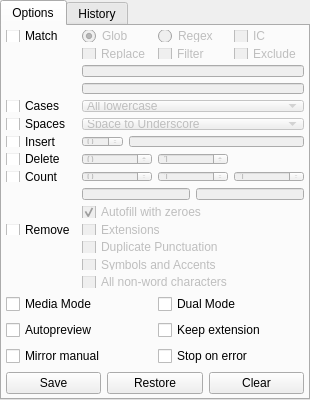
      <widget class="QTabWidget" name="treewidget">
       <property name="maximumSize">
        <size>
         <width>320</width>
         <height>16777215</height>
        </size>
       </property>
       <property name="currentIndex">
        <number>0</number>
       </property>
       <widget class="QWidget" name="optionstab">
        <attribute name="title">
         <string>Options</string>
        </attribute>
        <layout class="QVBoxLayout" name="optionstablayout">
         <property name="margin">
          <number>4</number>
         </property>
         <item>
          <layout class="QVBoxLayout" name="actionslayout" stretch="0">
           <item>
            <layout class="QFormLayout" name="actionforms">
             <item row="0" column="0">
              <widget class="QCheckBox" name="matchcheck">
               <property name="text">
                <string>Match</string>
               </property>
              </widget>
             </item>
             <item row="0" column="1">
              <layout class="QHBoxLayout" name="matchradios">
               <item>
                <widget class="QRadioButton" name="globradio">
                 <property name="enabled">
                  <bool>false</bool>
                 </property>
                 <property name="toolTip">
                  <string>&lt;html&gt;&lt;head/&gt;&lt;body&gt;&lt;p&gt;&lt;span style=&quot; font-weight:600;&quot;&gt;Globbing&lt;/span&gt;&lt;/p&gt;&lt;p&gt;Use globbing instead of regular expressions for pattern matching.&lt;/p&gt;&lt;/body&gt;&lt;/html&gt;</string>
                 </property>
                 <property name="text">
                  <string>Glob</string>
                 </property>
                 <property name="checked">
                  <bool>true</bool>
                 </property>
                </widget>
               </item>
               <item>
                <widget class="QRadioButton" name="regexradio">
                 <property name="enabled">
                  <bool>false</bool>
                 </property>
                 <property name="toolTip">
                  <string>&lt;html&gt;&lt;head/&gt;&lt;body&gt;&lt;p&gt;&lt;span style=&quot; font-weight:600;&quot;&gt;Regular Expressions&lt;/span&gt;&lt;/p&gt;&lt;p&gt;Use regular expressions for pattern matching.&lt;/p&gt;&lt;/body&gt;&lt;/html&gt;</string>
                 </property>
                 <property name="text">
                  <string>Regex</string>
                 </property>
                </widget>
               </item>
               <item>
                <widget class="QCheckBox" name="matchignorecase">
                 <property name="enabled">
                  <bool>false</bool>
                 </property>
                 <property name="toolTip">
                  <string>&lt;html&gt;&lt;head/&gt;&lt;body&gt;&lt;p&gt;&lt;span style=&quot; font-weight:600;&quot;&gt;Ignore case&lt;/span&gt;&lt;/p&gt;&lt;p&gt;Disables case sensitivity (regular expressions only).&lt;/p&gt;&lt;/body&gt;&lt;/html&gt;</string>
                 </property>
                 <property name="text">
                  <string>IC</string>
                 </property>
                </widget>
               </item>
              </layout>
             </item>
             <item row="1" column="1">
              <layout class="QHBoxLayout" name="matchchecks">
               <item>
                <widget class="QCheckBox" name="matchreplacecheck">
                 <property name="enabled">
                  <bool>false</bool>
                 </property>
                 <property name="toolTip">
                  <string>&lt;html&gt;&lt;head/&gt;&lt;body&gt;&lt;p&gt;&lt;span style=&quot; font-weight:600;&quot;&gt;Replace&lt;/span&gt;&lt;/p&gt;&lt;p&gt;Enables replacing specific regex/glob patterns in file and directory names.&lt;/p&gt;&lt;/body&gt;&lt;/html&gt;</string>
                 </property>
                 <property name="text">
                  <string>Replace</string>
                 </property>
                 <property name="checked">
                  <bool>false</bool>
                 </property>
                </widget>
               </item>
               <item>
                <widget class="QCheckBox" name="matchfiltercheck">
                 <property name="enabled">
                  <bool>false</bool>
                 </property>
                 <property name="toolTip">
                  <string>&lt;html&gt;&lt;head/&gt;&lt;body&gt;&lt;p&gt;&lt;span style=&quot; font-weight:600;&quot;&gt;Filter&lt;/span&gt;&lt;/p&gt;&lt;p&gt;Filter the potential targets by matching them against a glob or regex pattern.&lt;/p&gt;&lt;p&gt;You can specify multiple patterns by separating them with &amp;quot;/&amp;quot;.&lt;/p&gt;&lt;p&gt;E.g. the glob &amp;quot;*.py/*.txt/*.md&amp;quot; will match all files ending with .py, .txt or .md.&lt;/p&gt;&lt;/body&gt;&lt;/html&gt;</string>
                 </property>
                 <property name="text">
                  <string>Filter</string>
                 </property>
                 <property name="checked">
                  <bool>false</bool>
                 </property>
                </widget>
               </item>
               <item>
                <widget class="QCheckBox" name="matchexcludecheck">
                 <property name="enabled">
                  <bool>false</bool>
                 </property>
                 <property name="toolTip">
                  <string>&lt;html&gt;&lt;head/&gt;&lt;body&gt;&lt;p&gt;&lt;span style=&quot; font-weight:600;&quot;&gt;Exclude&lt;/span&gt;&lt;/p&gt;&lt;p&gt;Exclude files and/or directories from all actions by matching against a regex/glob pattern.&lt;/p&gt;&lt;p&gt;You can specify multiple patterns by separating them with &amp;quot;/&amp;quot;.&lt;/p&gt;&lt;p&gt;E.g. the glob &amp;quot;*.wav/*.mp3/*.ogg&amp;quot; will exclude all files of the type wav, mp3 and ogg.&lt;/p&gt;&lt;/body&gt;&lt;/html&gt;</string>
                 </property>
                 <property name="text">
                  <string>Exclude</string>
                 </property>
                </widget>
               </item>
              </layout>
             </item>
             <item row="2" column="1">
              <widget class="QLineEdit" name="filteredit">
               <property name="enabled">
                <bool>false</bool>
               </property>
               <property name="toolTip">
                <string>&lt;html&gt;&lt;head/&gt;&lt;body&gt;&lt;p&gt;&lt;span style=&quot; font-weight:600;&quot;&gt;Filter Pattern&lt;/span&gt;&lt;/p&gt;&lt;p&gt;Glob/Regex pattern to filter the targets by. &lt;/p&gt;&lt;p&gt;This defaults to &amp;quot;*&amp;quot; or &amp;quot;.*&amp;quot; respectively, to match all targets.&lt;/p&gt;&lt;/body&gt;&lt;/html&gt;</string>
               </property>
              </widget>
             </item>
             <item row="3" column="1">
              <widget class="QLineEdit" name="excludeedit">
               <property name="enabled">
                <bool>false</bool>
               </property>
               <property name="toolTip">
                <string>&lt;html&gt;&lt;head/&gt;&lt;body&gt;&lt;p&gt;&lt;span style=&quot; font-weight:600;&quot;&gt;Exclusion Pattern&lt;/span&gt;&lt;/p&gt;&lt;p&gt;Files and Directories to exclude. Can be a comma separated list or a pattern.&lt;/p&gt;&lt;/body&gt;&lt;/html&gt;</string>
               </property>
              </widget>
             </item>
             <item row="4" column="0">
              <widget class="QCheckBox" name="casecheck">
               <property name="text">
                <string>Cases</string>
               </property>
              </widget>
             </item>
             <item row="4" column="1">
              <widget class="QComboBox" name="casebox">
               <property name="enabled">
                <bool>false</bool>
               </property>
               <property name="toolTip">
                <string/>
               </property>
               <item>
                <property name="text">
                 <string>All lowercase</string>
                </property>
               </item>
               <item>
                <property name="text">
                 <string>All uppercase</string>
                </property>
               </item>
               <item>
                <property name="text">
                 <string>First letter of first word</string>
                </property>
               </item>
               <item>
                <property name="text">
                 <string>First letter of each word</string>
                </property>
               </item>
              </widget>
             </item>
             <item row="5" column="0">
              <widget class="QCheckBox" name="spacecheck">
               <property name="text">
                <string>Spaces</string>
               </property>
              </widget>
             </item>
             <item row="5" column="1">
              <widget class="QComboBox" name="spacebox">
               <property name="enabled">
                <bool>false</bool>
               </property>
               <item>
                <property name="text">
                 <string>Space to Underscore</string>
                </property>
               </item>
               <item>
                <property name="text">
                 <string>Space to Hyphen</string>
                </property>
               </item>
               <item>
                <property name="text">
                 <string>Space to Dot</string>
                </property>
               </item>
               <item>
                <property name="text">
                 <string>Dot to Space</string>
                </property>
               </item>
               <item>
                <property name="text">
                 <string>Hyphen to Space</string>
                </property>
               </item>
               <item>
                <property name="text">
                 <string>Underscore to Space</string>
                </property>
               </item>
               <item>
                <property name="text">
                 <string extracomment="Only underscore and hyphen.">Media</string>
                </property>
               </item>
              </widget>
             </item>
             <item row="6" column="0">
              <widget class="QCheckBox" name="insertcheck">
               <property name="toolTip">
                <string>&lt;html&gt;&lt;head/&gt;&lt;body&gt;&lt;p&gt;Insert a string at a fixed position.&lt;/p&gt;&lt;/body&gt;&lt;/html&gt;</string>
               </property>
               <property name="text">
                <string>Insert</string>
               </property>
              </widget>
             </item>
             <item row="6" column="1">
              <layout class="QHBoxLayout" name="insertlayout">
               <item>
                <widget class="QSpinBox" name="insertpos">
                 <property name="enabled">
                  <bool>false</bool>
                 </property>
                 <property name="toolTip">
                  <string>&lt;html&gt;&lt;head/&gt;&lt;body&gt;&lt;p&gt;&lt;span style=&quot; font-weight:600;&quot;&gt;Insert Index&lt;/span&gt;&lt;/p&gt;&lt;p&gt;Position to insert the following string into. Choose -1 to append.&lt;/p&gt;&lt;/body&gt;&lt;/html&gt;</string>
                 </property>
                 <property name="minimum">
                  <number>-1</number>
                 </property>
                </widget>
               </item>
               <item>
                <widget class="QLineEdit" name="insertedit">
                 <property name="enabled">
                  <bool>false</bool>
                 </property>
                 <property name="toolTip">
                  <string>&lt;html&gt;&lt;head/&gt;&lt;body&gt;&lt;p&gt;&lt;span style=&quot; font-weight:600;&quot;&gt;Insert String&lt;/span&gt;&lt;/p&gt;&lt;p&gt;String to insert at the defined position.&lt;/p&gt;&lt;/body&gt;&lt;/html&gt;</string>
                 </property>
                </widget>
               </item>
              </layout>
             </item>
             <item row="7" column="0">
              <widget class="QCheckBox" name="deletecheck">
               <property name="toolTip">
                <string>&lt;html&gt;&lt;head/&gt;&lt;body&gt;&lt;p&gt;Delete everything between fixed positions.&lt;/p&gt;&lt;/body&gt;&lt;/html&gt;</string>
               </property>
               <property name="text">
                <string>Delete</string>
               </property>
              </widget>
             </item>
             <item row="7" column="1">
              <layout class="QHBoxLayout" name="deletelayout">
               <item>
                <widget class="QSpinBox" name="deletestart">
                 <property name="enabled">
                  <bool>false</bool>
                 </property>
                 <property name="toolTip">
                  <string>&lt;html&gt;&lt;head/&gt;&lt;body&gt;&lt;p&gt;&lt;span style=&quot; font-weight:600;&quot;&gt;Delete Start Index&lt;/span&gt;&lt;/p&gt;&lt;p&gt;Position to start deleting from.&lt;/p&gt;&lt;/body&gt;&lt;/html&gt;</string>
                 </property>
                 <property name="whatsThis">
                  <string>&lt;html&gt;&lt;head/&gt;&lt;body&gt;&lt;p&gt;Startindex&lt;/p&gt;&lt;/body&gt;&lt;/html&gt;</string>
                 </property>
                </widget>
               </item>
               <item>
                <widget class="QSpinBox" name="deleteend">
                 <property name="enabled">
                  <bool>false</bool>
                 </property>
                 <property name="toolTip">
                  <string>&lt;html&gt;&lt;head/&gt;&lt;body&gt;&lt;p&gt;&lt;span style=&quot; font-weight:600;&quot;&gt;Delete End Index&lt;/span&gt;&lt;/p&gt;&lt;p&gt;Position to stop deletion at.&lt;/p&gt;&lt;/body&gt;&lt;/html&gt;</string>
                 </property>
                 <property name="whatsThis">
                  <string>&lt;html&gt;&lt;head/&gt;&lt;body&gt;&lt;p&gt;Stopindex&lt;/p&gt;&lt;/body&gt;&lt;/html&gt;</string>
                 </property>
                 <property name="minimum">
                  <number>1</number>
                 </property>
                </widget>
               </item>
               <item>
                <widget class="QLabel" name="deletelabel">
                 <property name="text">
                  <string/>
                 </property>
                </widget>
               </item>
              </layout>
             </item>
             <item row="8" column="0">
              <widget class="QCheckBox" name="countcheck">
               <property name="toolTip">
                <string>&lt;html&gt;&lt;head/&gt;&lt;body&gt;&lt;p&gt;Add an incrementing number at a fixed position.&lt;/p&gt;&lt;/body&gt;&lt;/html&gt;</string>
               </property>
               <property name="text">
                <string>Count</string>
               </property>
              </widget>
             </item>
             <item row="8" column="1">
              <layout class="QHBoxLayout" name="countlayout">
               <item>
                <widget class="QSpinBox" name="countpos">
                 <property name="enabled">
                  <bool>false</bool>
                 </property>
                 <property name="toolTip">
                  <string>&lt;html&gt;&lt;head/&gt;&lt;body&gt;&lt;p&gt;&lt;span style=&quot; font-weight:600;&quot;&gt;Count Index&lt;/span&gt;&lt;/p&gt;&lt;p&gt;Position to insert the count at.&lt;/p&gt;&lt;/body&gt;&lt;/html&gt;</string>
                 </property>
                </widget>
               </item>
               <item>
                <widget class="QSpinBox" name="countbase">
                 <property name="enabled">
                  <bool>false</bool>
                 </property>
                 <property name="toolTip">
                  <string>&lt;html&gt;&lt;head/&gt;&lt;body&gt;&lt;p&gt;&lt;span style=&quot; font-weight:600;&quot;&gt;Count Base&lt;/span&gt;&lt;/p&gt;&lt;p&gt;This number will be used as a starting point to count from.&lt;/p&gt;&lt;/body&gt;&lt;/html&gt;</string>
                 </property>
                 <property name="whatsThis">
                  <string>&lt;html&gt;&lt;head/&gt;&lt;body&gt;&lt;p&gt;Count-Base&lt;/p&gt;&lt;/body&gt;&lt;/html&gt;</string>
                 </property>
                 <property name="value">
                  <number>1</number>
                 </property>
                </widget>
               </item>
               <item>
                <widget class="QSpinBox" name="countstep">
                 <property name="enabled">
                  <bool>false</bool>
                 </property>
                 <property name="toolTip">
                  <string>&lt;html&gt;&lt;head/&gt;&lt;body&gt;&lt;p&gt;&lt;span style=&quot; font-weight:600;&quot;&gt;Count Step&lt;/span&gt;&lt;/p&gt;&lt;p&gt;Increment the base by this number per target.&lt;/p&gt;&lt;/body&gt;&lt;/html&gt;</string>
                 </property>
                 <property name="whatsThis">
                  <string>&lt;html&gt;&lt;head/&gt;&lt;body&gt;&lt;p&gt;Count-Step&lt;/p&gt;&lt;/body&gt;&lt;/html&gt;</string>
                 </property>
                 <property name="minimum">
                  <number>1</number>
                 </property>
                </widget>
               </item>
              </layout>
             </item>
             <item row="9" column="1">
              <layout class="QHBoxLayout" name="countstringlabel">
               <item>
                <widget class="QLineEdit" name="countpreedit">
                 <property name="enabled">
                  <bool>false</bool>
                 </property>
                 <property name="toolTip">
                  <string>&lt;html&gt;&lt;head/&gt;&lt;body&gt;&lt;p&gt;&lt;span style=&quot; font-weight:600;&quot;&gt;Count Prefix&lt;/span&gt;&lt;/p&gt;&lt;p&gt;A string that will be prepended before the number.&lt;/p&gt;&lt;/body&gt;&lt;/html&gt;</string>
                 </property>
                 <property name="whatsThis">
                  <string>&lt;html&gt;&lt;head/&gt;&lt;body&gt;&lt;p&gt;Index-Prefix&lt;/p&gt;&lt;/body&gt;&lt;/html&gt;</string>
                 </property>
                </widget>
               </item>
               <item>
                <widget class="QLineEdit" name="countsufedit">
                 <property name="enabled">
                  <bool>false</bool>
                 </property>
                 <property name="toolTip">
                  <string>&lt;html&gt;&lt;head/&gt;&lt;body&gt;&lt;p&gt;&lt;span style=&quot; font-weight:600;&quot;&gt;Count Suffix&lt;/span&gt;&lt;/p&gt;&lt;p&gt;This string will be appended after the number.&lt;/p&gt;&lt;/body&gt;&lt;/html&gt;</string>
                 </property>
                 <property name="whatsThis">
                  <string>&lt;html&gt;&lt;head/&gt;&lt;body&gt;&lt;p&gt;Index-Suffix&lt;/p&gt;&lt;/body&gt;&lt;/html&gt;</string>
                 </property>
                </widget>
               </item>
              </layout>
             </item>
             <item row="10" column="1">
              <widget class="QCheckBox" name="countfillcheck">
               <property name="enabled">
                <bool>false</bool>
               </property>
               <property name="toolTip">
                <string>&lt;html&gt;&lt;head/&gt;&lt;body&gt;&lt;p&gt;&lt;span style=&quot; font-weight:600;&quot;&gt;Autofill&lt;/span&gt;&lt;/p&gt;&lt;p&gt;If the count gains an order of magnitude, fill the previous numbers with a leading zero.&lt;/p&gt;&lt;p&gt;E.g. 8, 9, 10 will become 08, 09, 10, ...&lt;/p&gt;&lt;/body&gt;&lt;/html&gt;</string>
               </property>
               <property name="text">
                <string>Autofill with zeroes</string>
               </property>
               <property name="checkable">
                <bool>true</bool>
               </property>
               <property name="checked">
                <bool>true</bool>
               </property>
              </widget>
             </item>
             <item row="11" column="0">
              <widget class="QCheckBox" name="removecheck">
               <property name="text">
                <string>Remove</string>
               </property>
              </widget>
             </item>
             <item row="11" column="1">
              <widget class="QCheckBox" name="removeextensionscheck">
               <property name="enabled">
                <bool>false</bool>
               </property>
               <property name="toolTip">
                <string>&lt;html&gt;&lt;head/&gt;&lt;body&gt;&lt;p&gt;&lt;span style=&quot; font-weight:600;&quot;&gt;Remove Symbols&lt;/span&gt;&lt;/p&gt;&lt;p&gt;This will only allow ASCII-letters plus common ASCII-symbols like +_-...&lt;/p&gt;&lt;/body&gt;&lt;/html&gt;</string>
               </property>
               <property name="text">
                <string>Extensions</string>
               </property>
              </widget>
             </item>
             <item row="12" column="1">
              <widget class="QCheckBox" name="removeduplicatescheck">
               <property name="enabled">
                <bool>false</bool>
               </property>
               <property name="toolTip">
                <string>&lt;html&gt;&lt;head/&gt;&lt;body&gt;&lt;p&gt;&lt;span style=&quot; font-weight:600;&quot;&gt;Remove Duplicate Punctuation&lt;/span&gt;&lt;/p&gt;&lt;p&gt;Reduces multiple successive occurrences of space, dot, hyphen and other common punctuation to a single occurrence.&lt;/p&gt;&lt;/body&gt;&lt;/html&gt;</string>
               </property>
               <property name="text">
                <string>Duplicate Punctuation</string>
               </property>
              </widget>
             </item>
             <item row="13" column="1">
              <widget class="QCheckBox" name="removesymbolscheck">
               <property name="enabled">
                <bool>false</bool>
               </property>
               <property name="toolTip">
                <string>&lt;html&gt;&lt;head/&gt;&lt;body&gt;&lt;p&gt;&lt;span style=&quot; font-weight:600;&quot;&gt;Remove Symbols and Accents&lt;/span&gt;&lt;/p&gt;&lt;p&gt;This will &amp;quot;normalize&amp;quot; the target name by deleting most symbols and replacing accents with their ascii representation, i.e. &amp;quot;čáñů&amp;quot; will become &amp;quot;canu&amp;quot;.&lt;/p&gt;&lt;p&gt;Allowed chars are ascii_letters + digits + &amp;quot; _.-+&amp;quot;&lt;/p&gt;&lt;/body&gt;&lt;/html&gt;</string>
               </property>
               <property name="text">
                <string>Symbols and Accents</string>
               </property>
              </widget>
             </item>
             <item row="14" column="1">
              <widget class="QCheckBox" name="removenonwordscheck">
               <property name="enabled">
                <bool>false</bool>
               </property>
               <property name="toolTip">
                <string>&lt;html&gt;&lt;head/&gt;&lt;body&gt;&lt;p&gt;&lt;span style=&quot; font-weight:600;&quot;&gt;Remove Non-word Characters&lt;/span&gt;&lt;/p&gt;&lt;p&gt;The hardcore sanitation. This will only allow word characters: [A-Za-z0-9_.-].&lt;/p&gt;&lt;/body&gt;&lt;/html&gt;</string>
               </property>
               <property name="text">
                <string>All non-word characters</string>
               </property>
              </widget>
             </item>
            </layout>
           </item>
          </layout>
         </item>
         <item>
          <layout class="QGridLayout" name="optionslayout" rowstretch="0,0,0,0" columnstretch="0,0">
           <item row="1" column="0">
            <widget class="QCheckBox" name="mediamodecheck">
             <property name="toolTip">
              <string>&lt;html&gt;&lt;head/&gt;&lt;body&gt;&lt;p&gt;&lt;span style=&quot; font-weight:600;&quot;&gt;Media Mode&lt;/span&gt;&lt;/p&gt;&lt;p&gt;Toggle between the current option state and a prepared &amp;quot;media mode&amp;quot;.&lt;/p&gt;&lt;p&gt;This mode uses my preferred settings to sanitize folder- and directory names. It consists of:&lt;/p&gt;&lt;p&gt;* All lowercase.&lt;/p&gt;&lt;p&gt;* Spaces and dots to underscores.&lt;/p&gt;&lt;p&gt;* Keep extensions.&lt;/p&gt;&lt;p&gt;* Remove symbols and accents.&lt;/p&gt;&lt;p&gt;* Remove duplicate symbols.&lt;/p&gt;&lt;/body&gt;&lt;/html&gt;</string>
             </property>
             <property name="text">
              <string>Media Mode</string>
             </property>
            </widget>
           </item>
           <item row="2" column="0">
            <widget class="QCheckBox" name="autopreviewcheck">
             <property name="toolTip">
              <string>&lt;html&gt;&lt;head/&gt;&lt;body&gt;&lt;p&gt;&lt;span style=&quot; font-weight:600;&quot;&gt;Automatic Preview&lt;/span&gt;&lt;/p&gt;&lt;p&gt;Will automatically update the filename previews whenever an option is changed.&lt;/p&gt;&lt;/body&gt;&lt;/html&gt;</string>
             </property>
             <property name="text">
              <string>Autopreview</string>
             </property>
            </widget>
           </item>
           <item row="3" column="0">
            <widget class="QCheckBox" name="manualmirrorcheck">
             <property name="toolTip">
              <string>&lt;html&gt;&lt;head/&gt;&lt;body&gt;&lt;p&gt;&lt;span style=&quot; font-weight:600;&quot;&gt;Mirror Manual Changes&lt;/span&gt;&lt;/p&gt;&lt;p&gt;When you manually change a file, demimove will try to replace the same pattern in all files and/or directories.&lt;/p&gt;&lt;/body&gt;&lt;/html&gt;</string>
             </property>
             <property name="text">
              <string>Mirror manual</string>
             </property>
            </widget>
           </item>
           <item row="3" column="1">
            <widget class="QCheckBox" name="autostopcheck">
             <property name="toolTip">
              <string>&lt;html&gt;&lt;head/&gt;&lt;body&gt;&lt;p&gt;&lt;span style=&quot; font-weight:600;&quot;&gt;Stop On Error&lt;/span&gt;&lt;/p&gt;&lt;p&gt;Halt the renaming process if an error occurs (e.g. a file cannot be renamed due to invalid characters).&lt;/p&gt;&lt;/body&gt;&lt;/html&gt;</string>
             </property>
             <property name="text">
              <string>Stop on error</string>
             </property>
            </widget>
           </item>
           <item row="2" column="1">
            <widget class="QCheckBox" name="keepextensionscheck">
             <property name="toolTip">
              <string>&lt;html&gt;&lt;head/&gt;&lt;body&gt;&lt;p&gt;&lt;span style=&quot; font-weight:600;&quot;&gt;Preserve Extensions&lt;/span&gt;&lt;/p&gt;&lt;p&gt;Only edit the name of the target file/dir. Leaves the extension untouched.&lt;/p&gt;&lt;/body&gt;&lt;/html&gt;</string>
             </property>
             <property name="text">
              <string>Keep extension</string>
             </property>
             <property name="checked">
              <bool>false</bool>
             </property>
            </widget>
           </item>
           <item row="1" column="1">
            <widget class="QCheckBox" name="dualmodecheck">
             <property name="toolTip">
              <string>&lt;html&gt;&lt;head/&gt;&lt;body&gt;&lt;p&gt;&lt;span style=&quot; font-weight:600;&quot;&gt;Dual Mode&lt;/span&gt;&lt;/p&gt;&lt;p&gt;Toggle between two sets of option states. When first checked, it copies the current options to a new state where you can set new options and then toggle between those two optionsets.&lt;/p&gt;&lt;p&gt;I don't know man, i was looking for things to do.&lt;/p&gt;&lt;/body&gt;&lt;/html&gt;</string>
             </property>
             <property name="text">
              <string>Dual Mode</string>
             </property>
            </widget>
           </item>
          </layout>
         </item>
         <item>
          <layout class="QHBoxLayout" name="optionbuttonlayout">
           <item>
            <widget class="QPushButton" name="saveoptionsbutton">
             <property name="toolTip">
              <string>&lt;html&gt;&lt;head/&gt;&lt;body&gt;&lt;p&gt;&lt;span style=&quot; font-weight:600;&quot;&gt;Save Options&lt;/span&gt;&lt;/p&gt;&lt;p&gt;Save current option state to the configuration file.&lt;/p&gt;&lt;/body&gt;&lt;/html&gt;</string>
             </property>
             <property name="text">
              <string>Save</string>
             </property>
            </widget>
           </item>
           <item>
            <widget class="QPushButton" name="restoreoptionsbutton">
             <property name="toolTip">
              <string>&lt;html&gt;&lt;head/&gt;&lt;body&gt;&lt;p&gt;&lt;span style=&quot; font-weight:600;&quot;&gt;Reset Options&lt;/span&gt;&lt;/p&gt;&lt;p&gt;Set options to the state they were in when the application loaded.&lt;/p&gt;&lt;/body&gt;&lt;/html&gt;</string>
             </property>
             <property name="text">
              <string>Restore</string>
             </property>
            </widget>
           </item>
           <item>
            <widget class="QPushButton" name="clearoptionsbutton">
             <property name="text">
              <string>Clear</string>
             </property>
            </widget>
           </item>
          </layout>
         </item>
        </layout>
       </widget>
       <widget class="QWidget" name="historytab">
        <attribute name="title">
         <string>History</string>
        </attribute>
        <layout class="QVBoxLayout" name="verticalLayout">
         <property name="margin">
          <number>4</number>
         </property>
         <item>
          <widget class="QTreeView" name="historytree">
           <property name="toolTip">
            <string>&lt;html&gt;&lt;head/&gt;&lt;body&gt;&lt;p&gt;&lt;span style=&quot; font-weight:600;&quot;&gt;History Tab (NYI)&lt;/span&gt;&lt;/p&gt;&lt;/body&gt;&lt;/html&gt;</string>
           </property>
          </widget>
         </item>
        </layout>
       </widget>
      </widget>
